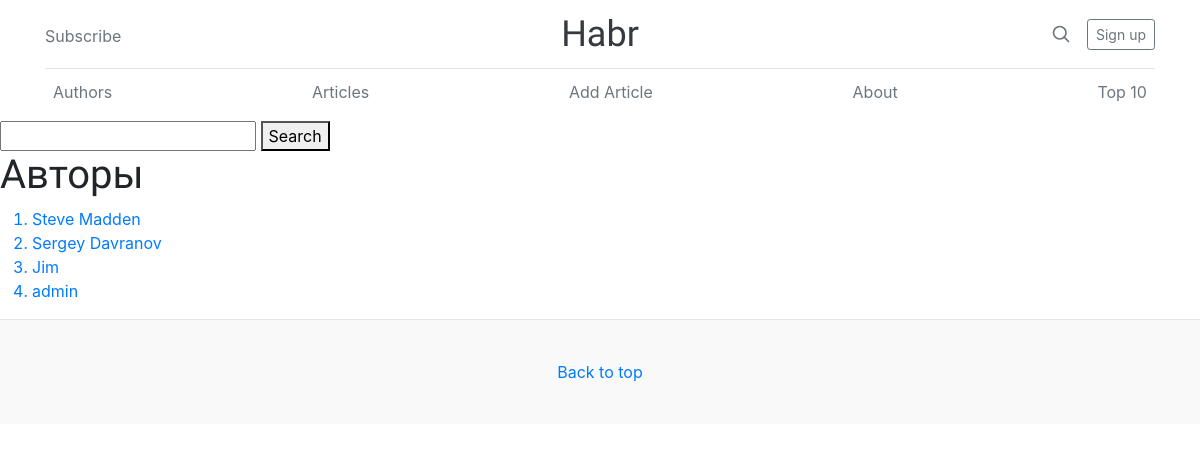
Screenshot of /authors/ with the database file from the repository.
### core/models.py (models this page shows, shortened)
class Author(models.Model):
    user = models.OneToOneField(
        to = User,
        related_name = "author",
        verbose_name = "Пользователь",
        null = False,
        blank = False,
        on_delete = models.CASCADE
    )
    nickname = models.CharField(max_length = 55)
    photo = models.ImageField(upload_to="photo", null=True, blank=True, verbose_name="Photo name")
    class Meta:
        verbose_name = "Автор"
        verbose_name_plural = "Авторы"

### core/views.py (the view)
# urls.py: path("authors/", authors, name = "authors"),
def authors(request):
    authors = Author.objects.all()
    return render(
        request,
        "authors.html",
        {"authors": authors}
    )

### core/templates/authors.html
{% extends 'base.html' %}
{% block content %}
    <h1>Авторы</h1>
    <ol>
    {% for author in authors %}
    <a href="{% url 'author' author.id %}">
        <li>{{ author.nickname }}</li>
    </a>
    {% endfor %}
    </ol>
{% endblock %}

### core/static/blog.css (style rules this page uses)
h1, h2, h3, h4, h5, h6 { font-family: 'Lexend', sans-serif;; }

### rows the page displays
Author: nickname "Steve Madden"
Author: nickname "Sergey Davranov"
Author: nickname "Jim"
Author: nickname "admin"
